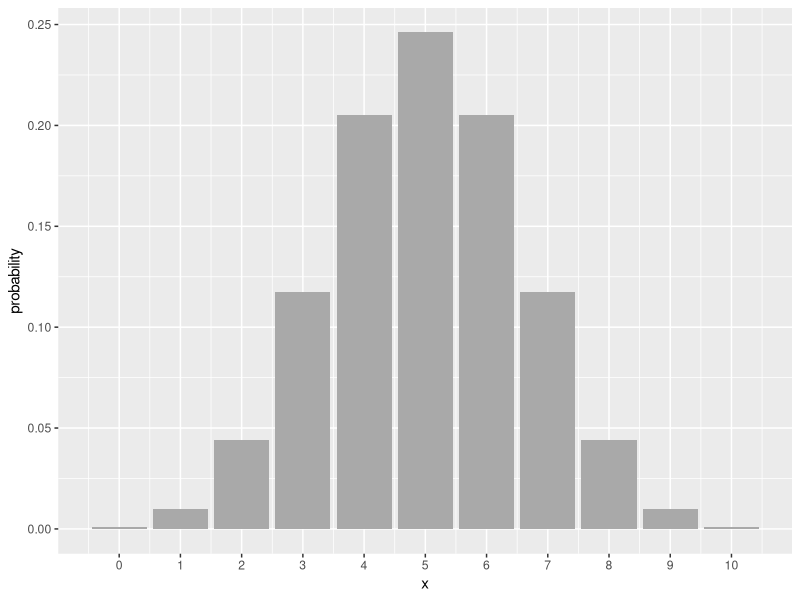
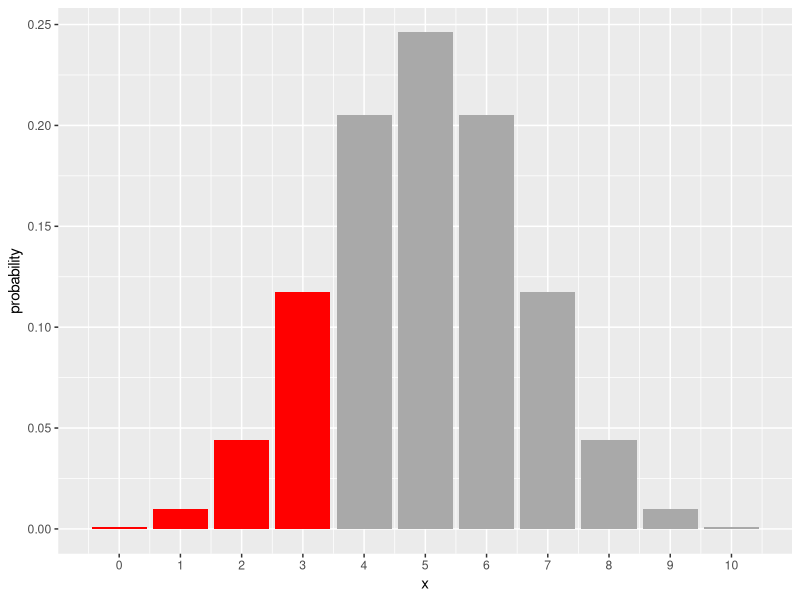

R code for these plots, in order:
## ---- chunk 1
knitr::opts_chunk$set(comment = "", message = FALSE, warning = FALSE)
library(tidyverse)
## ---- chunk 2
n <- 10
p <- .5
bin_pmf <- tibble(x = 0:n, probability = dbinom(x, n, p))
print.data.frame(bin_pmf, digits = 4, row.names = FALSE)
## ---- chunk 3
ggplot(bin_pmf, aes(x = x, y = probability)) + 
  geom_bar(stat = "identity", fill = "darkgray") +
  scale_x_continuous(breaks = 0:n)
## ---- chunk 4
bin_pmf <- bin_pmf %>% 
  mutate(shading = ifelse(x <= 3, "red", "darkgray"))
ggplot(bin_pmf, aes(x = x, y = probability)) + 
  geom_bar(stat = "identity", fill = bin_pmf$shading) +
  scale_x_continuous(breaks = 0:n)
